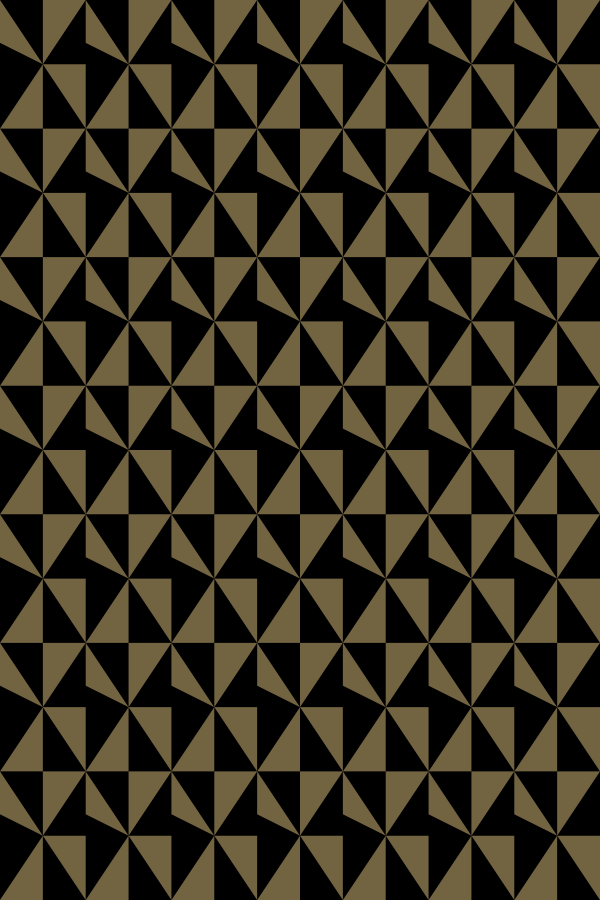
Frame 1 (no input)
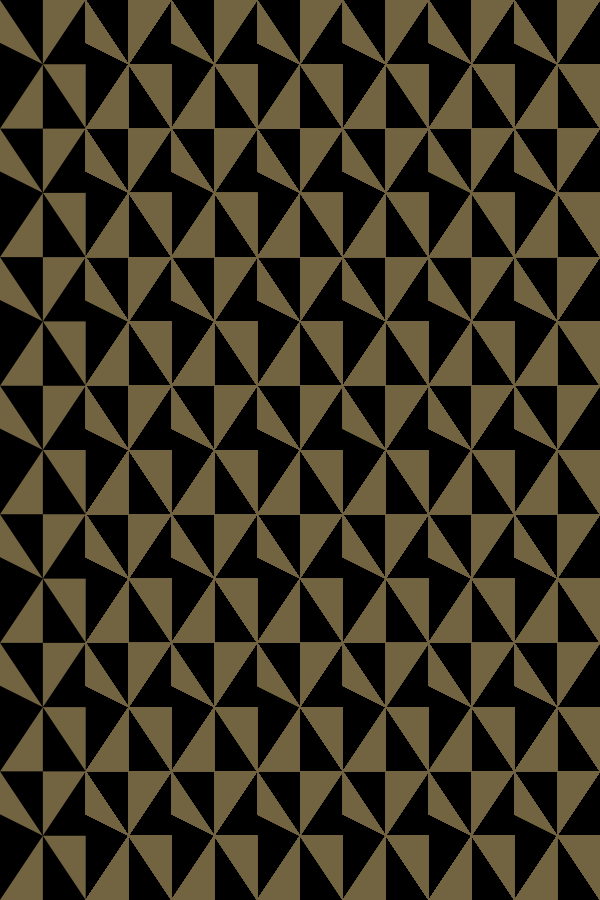
Frame 60 (the mouse pressed at the canvas centre just before this capture)
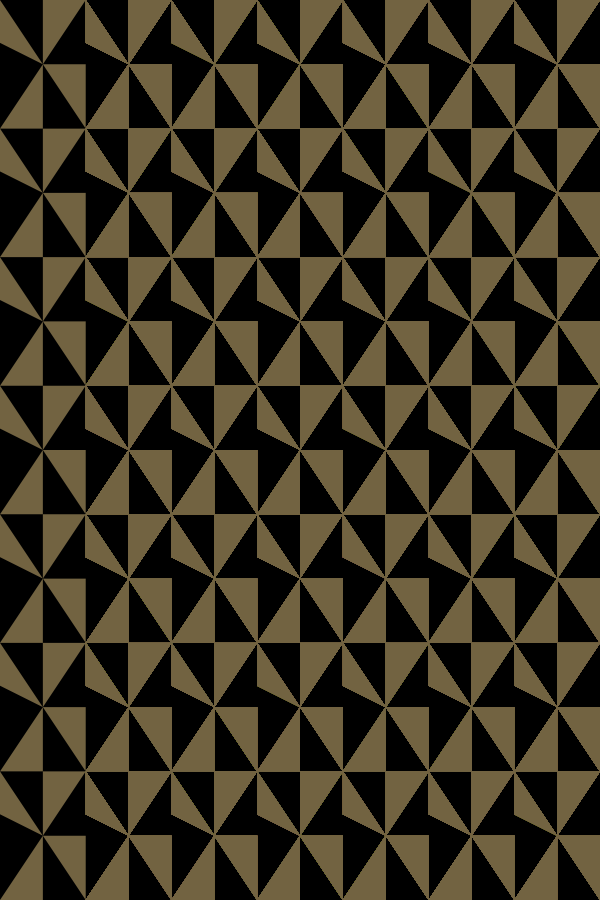
Frame 120 (the mouse held since frame 60 and released just before this capture)

The Processing sketch that drew these frames (run headless with seeded random() and noise(); from frame 60 on, the mouse is pressed at the canvas centre):

// Processing sketch: trianglePattern
// ── trianglePattern.pde
color black = color(0, 0, 0);
color sepia = color(114, 99, 65);
float h_steps = 7;
float v_steps = 7;
float h_cell;  
float v_cell;
float h_inner;  
float v_inner;

void setup(){
size(600,900);
background(black);
noStroke();
}

void draw(){
  for(int j = 1;j<height;j+=v_cell){
    for(int i = 0; i<width;i+=h_cell){
      translate(h_cell,0);
      triangles();
    }
    translate(-(width+h_cell),v_cell);
  }
  save("trianglePattern.png");
}

void triangles(){
fill(sepia);
h_cell = width/h_steps;
v_cell = height/v_steps;
h_inner = h_cell/2;
v_inner = v_cell/2;
float[] p1 = {0,0};
float[] p2 = {0,h_inner};
float[] p3 = {h_inner,v_inner};
triangle(p1[0],p1[1],p2[0],p2[1],p3[0],p3[1]);
float[] p4 = {h_inner,0};
float[] p5 = {h_inner,v_inner};
float[] p6 = {h_cell,0};
triangle(p4[0],p4[1],p5[0],p5[1],p6[0],p6[1]);
float[] p7 = {0, v_cell};
float[] p8 = {h_inner,v_cell};
float[] p9 = {h_inner,v_inner};
triangle(p7[0],p7[1],p8[0],p8[1],p9[0],p9[1]);
float[] p10 = {h_inner,v_inner};
float[] p11 = {h_cell,v_cell};
float[] p12 = {h_cell,v_inner};
triangle(p10[0],p10[1],p11[0],p11[1],p12[0],p12[1]);
}
